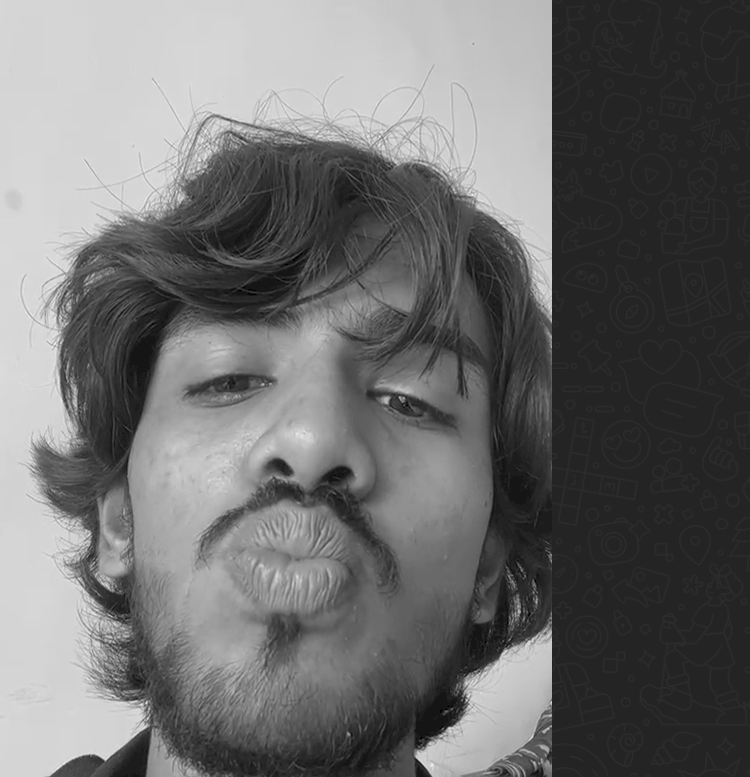
#> input picture mahi.png, 750 x 777 px
$ python fifth.py
#> lines starting #> are read from the running program, lines starting #| are printed output that depends on the picture
import cv2
# read image as gray scale
img=cv2.imread(r'mahi.png')
#> img is the input picture: shape (777, 750, 3); min 0, max 242, mean 109.7
#get image height,width
(h,w) =img.shape[:2]
#> h = 777; w = 750
center = (w/2, h/2)
#> center = (375, 388.5)

angle90 = 90
angle180 = 180
angle270 = 270
scale = 1.0
#perform the counterclockwise rotation holding at the center
# 90 degree
M=cv2.getRotationMatrix2D(center,angle90,scale)
rotated90=cv2.warpAffine(img,M,(h,w))
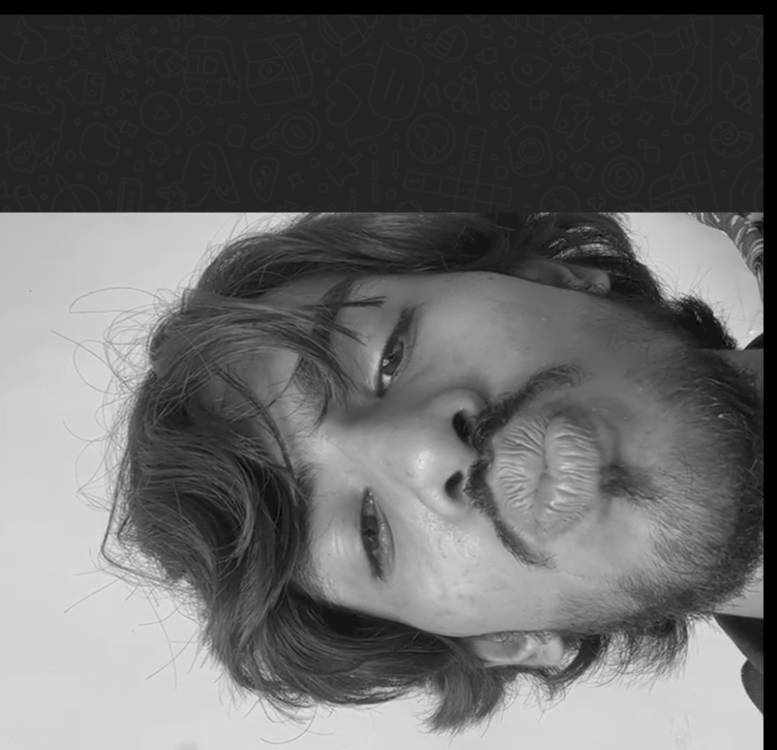
#> rotated90: shape (750, 777, 3); min 0, max 237, mean 103
#rotated180
M=cv2.getRotationMatrix2D(center,angle180,scale)
rotated180=cv2.warpAffine(img,M,(h,w))
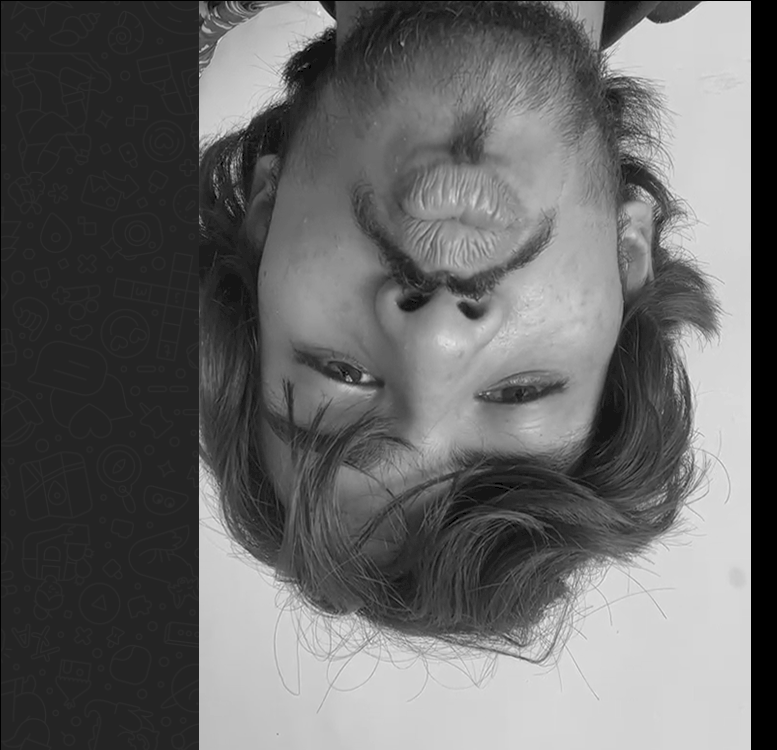
#> rotated180: shape (750, 777, 3); min 0, max 242, mean 103.9
#rotated270
M=cv2.getRotationMatrix2D(center,angle270,scale)
rotated270=cv2.warpAffine(img,M,(h,w))
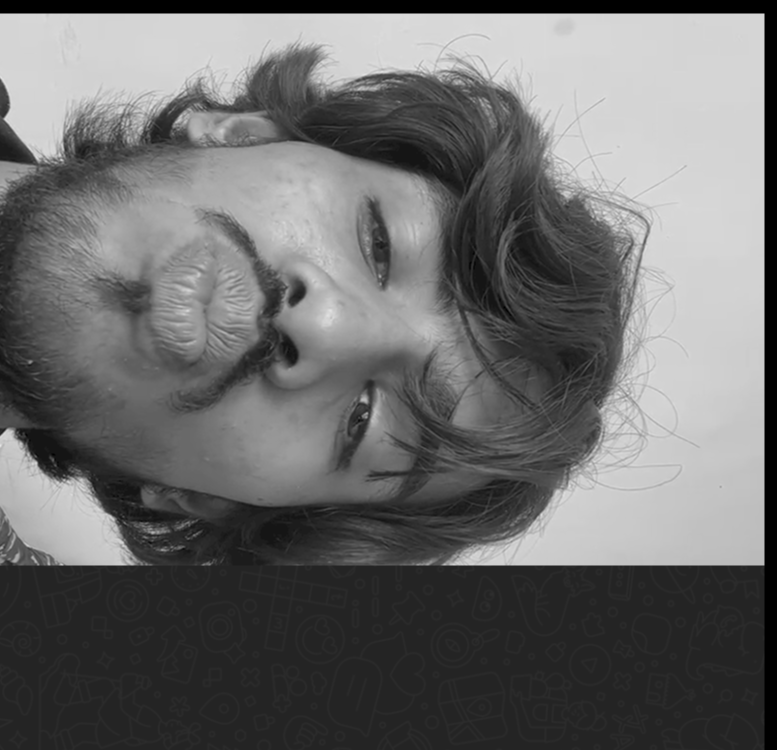
#> rotated270: shape (750, 777, 3); min 0, max 229, mean 107.9
cv2.imshow('original img',img)
#cv2.waitKey(0)
#cv2.destroyAllWindows()
cv2.imshow('image rotated by 90 degree',rotated90)
#cv2.waitKey(0)
#cv2.destroyAllWindows()
cv2.imshow('image rotated by 180 degree',rotated180)
#cv2.waitKey(0)
#cv2.destroyAllWindows()
cv2.imshow('image rotated by 270 degree',rotated270)
#cv2.waitKey(0)
#cv2.destroyAllWindows()

$ run again, with mehak.jpg saved as mahi.png
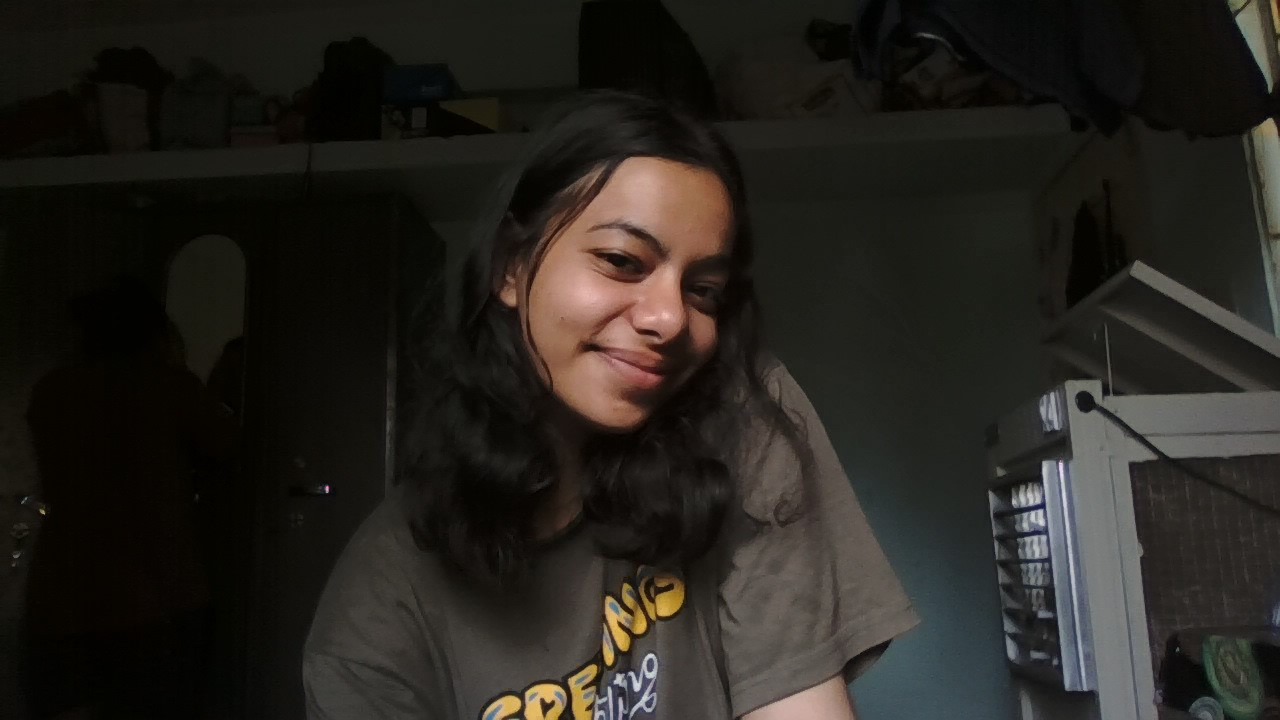
#> input picture mehak.jpg, 1280 x 720 px
#> img is the input picture: shape (720, 1280, 3); mean B, G, R 30.3, 35.2, 38.1
#> `rotated180=cv2.warpAffine(img,M,(h,w))`:
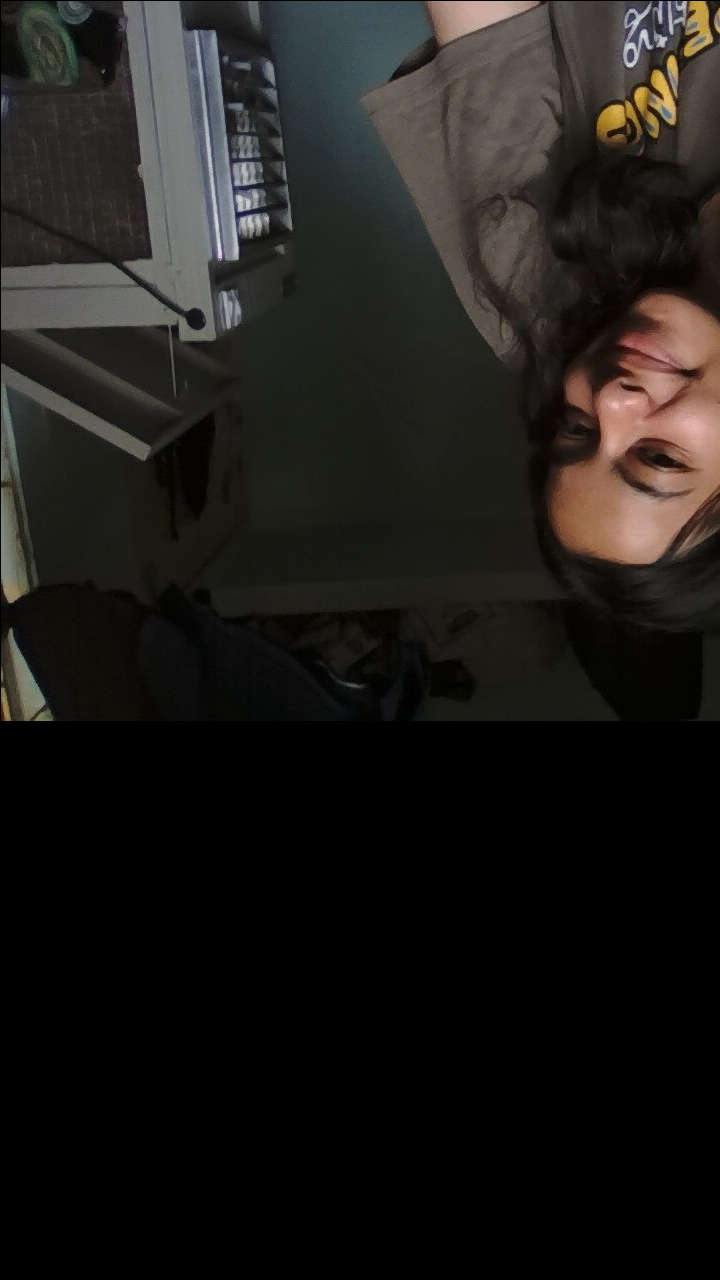
#> rotated180: shape (1280, 720, 3); mean B, G, R 24.5, 27.2, 29.2
#> `rotated270=cv2.warpAffine(img,M,(h,w))`:
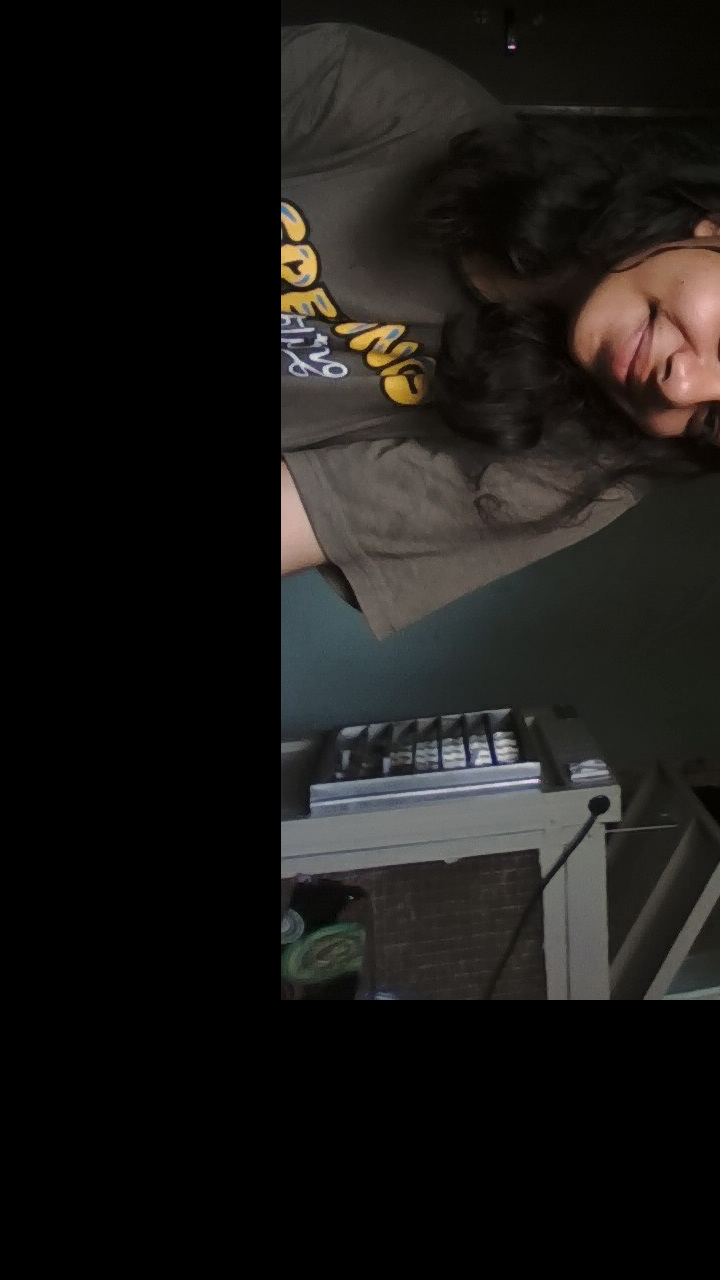
#> rotated270: shape (1280, 720, 3); mean B, G, R 22.6, 24.7, 26.4
